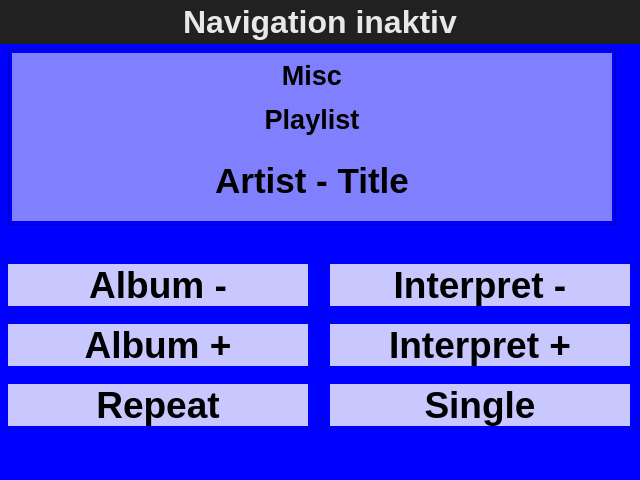
<?xml version="1.0" encoding="UTF-8"?>
<ui version="4.0">
 <class>mp3player</class>
 <widget class="QMainWindow" name="mp3player">
  <property name="geometry">
   <rect>
    <x>0</x>
    <y>0</y>
    <width>640</width>
    <height>480</height>
   </rect>
  </property>
  <property name="sizePolicy">
   <sizepolicy hsizetype="Fixed" vsizetype="Fixed">
    <horstretch>0</horstretch>
    <verstretch>0</verstretch>
   </sizepolicy>
  </property>
  <property name="minimumSize">
   <size>
    <width>640</width>
    <height>480</height>
   </size>
  </property>
  <property name="maximumSize">
   <size>
    <width>640</width>
    <height>480</height>
   </size>
  </property>
  <property name="windowTitle">
   <string>MainWindow</string>
  </property>
  <widget class="QWidget" name="centralWidget">
   <property name="sizePolicy">
    <sizepolicy hsizetype="Fixed" vsizetype="Fixed">
     <horstretch>0</horstretch>
     <verstretch>0</verstretch>
    </sizepolicy>
   </property>
   <property name="minimumSize">
    <size>
     <width>640</width>
     <height>480</height>
    </size>
   </property>
   <property name="maximumSize">
    <size>
     <width>640</width>
     <height>480</height>
    </size>
   </property>
   <property name="toolTip">
    <string notr="true"/>
   </property>
   <property name="statusTip">
    <string notr="true"/>
   </property>
   <property name="whatsThis">
    <string notr="true"/>
   </property>
   <property name="accessibleName">
    <string notr="true"/>
   </property>
   <property name="accessibleDescription">
    <string notr="true"/>
   </property>
   <property name="styleSheet">
    <string notr="true">background-color: rgb(0, 0, 127);
background-color: rgb(0, 0, 255);
alternate-background-color: rgb(2, 2, 2);</string>
   </property>
   <widget class="QLabel" name="top_label">
    <property name="geometry">
     <rect>
      <x>0</x>
      <y>0</y>
      <width>640</width>
      <height>44</height>
     </rect>
    </property>
    <property name="sizePolicy">
     <sizepolicy hsizetype="Fixed" vsizetype="Fixed">
      <horstretch>0</horstretch>
      <verstretch>0</verstretch>
     </sizepolicy>
    </property>
    <property name="minimumSize">
     <size>
      <width>640</width>
      <height>44</height>
     </size>
    </property>
    <property name="maximumSize">
     <size>
      <width>640</width>
      <height>44</height>
     </size>
    </property>
    <property name="font">
     <font>
      <family>MS Shell Dlg 2</family>
      <pointsize>24</pointsize>
      <weight>75</weight>
      <bold>true</bold>
     </font>
    </property>
    <property name="toolTip">
     <string notr="true"/>
    </property>
    <property name="statusTip">
     <string notr="true"/>
    </property>
    <property name="whatsThis">
     <string notr="true"/>
    </property>
    <property name="accessibleName">
     <string notr="true"/>
    </property>
    <property name="accessibleDescription">
     <string notr="true"/>
    </property>
    <property name="styleSheet">
     <string notr="true">background-color: rgb(33, 33, 33);
color: rgb(232, 232, 232);</string>
    </property>
    <property name="text">
     <string>Navigation inaktiv</string>
    </property>
    <property name="alignment">
     <set>Qt::AlignCenter</set>
    </property>
    <property name="wordWrap">
     <bool>true</bool>
    </property>
   </widget>
   <widget class="QStackedWidget" name="stackedWidget">
    <property name="geometry">
     <rect>
      <x>0</x>
      <y>44</y>
      <width>640</width>
      <height>424</height>
     </rect>
    </property>
    <property name="minimumSize">
     <size>
      <width>640</width>
      <height>424</height>
     </size>
    </property>
    <property name="maximumSize">
     <size>
      <width>640</width>
      <height>424</height>
     </size>
    </property>
    <property name="currentIndex">
     <number>0</number>
    </property>
    <widget class="QWidget" name="mp3">
     <widget class="QLabel" name="label6">
      <property name="geometry">
       <rect>
        <x>330</x>
        <y>340</y>
        <width>300</width>
        <height>42</height>
       </rect>
      </property>
      <property name="sizePolicy">
       <sizepolicy hsizetype="Fixed" vsizetype="Fixed">
        <horstretch>0</horstretch>
        <verstretch>0</verstretch>
       </sizepolicy>
      </property>
      <property name="minimumSize">
       <size>
        <width>300</width>
        <height>42</height>
       </size>
      </property>
      <property name="maximumSize">
       <size>
        <width>300</width>
        <height>42</height>
       </size>
      </property>
      <property name="font">
       <font>
        <pointsize>28</pointsize>
        <weight>75</weight>
        <bold>true</bold>
       </font>
      </property>
      <property name="toolTip">
       <string notr="true"/>
      </property>
      <property name="statusTip">
       <string notr="true"/>
      </property>
      <property name="whatsThis">
       <string notr="true"/>
      </property>
      <property name="accessibleName">
       <string notr="true"/>
      </property>
      <property name="accessibleDescription">
       <string notr="true"/>
      </property>
      <property name="styleSheet">
       <string notr="true">background-color: rgb(200, 200, 255);</string>
      </property>
      <property name="text">
       <string>Single</string>
      </property>
      <property name="alignment">
       <set>Qt::AlignCenter</set>
      </property>
     </widget>
     <widget class="QLabel" name="label3">
      <property name="geometry">
       <rect>
        <x>8</x>
        <y>340</y>
        <width>300</width>
        <height>42</height>
       </rect>
      </property>
      <property name="sizePolicy">
       <sizepolicy hsizetype="Fixed" vsizetype="Fixed">
        <horstretch>0</horstretch>
        <verstretch>0</verstretch>
       </sizepolicy>
      </property>
      <property name="minimumSize">
       <size>
        <width>300</width>
        <height>42</height>
       </size>
      </property>
      <property name="maximumSize">
       <size>
        <width>300</width>
        <height>42</height>
       </size>
      </property>
      <property name="font">
       <font>
        <pointsize>28</pointsize>
        <weight>75</weight>
        <bold>true</bold>
        <strikeout>false</strikeout>
       </font>
      </property>
      <property name="toolTip">
       <string notr="true"/>
      </property>
      <property name="statusTip">
       <string notr="true"/>
      </property>
      <property name="whatsThis">
       <string notr="true"/>
      </property>
      <property name="accessibleName">
       <string notr="true"/>
      </property>
      <property name="accessibleDescription">
       <string notr="true"/>
      </property>
      <property name="styleSheet">
       <string notr="true">background-color: rgb(200, 200, 255);</string>
      </property>
      <property name="text">
       <string>Repeat</string>
      </property>
      <property name="alignment">
       <set>Qt::AlignCenter</set>
      </property>
     </widget>
     <widget class="QLabel" name="label2">
      <property name="geometry">
       <rect>
        <x>8</x>
        <y>280</y>
        <width>300</width>
        <height>42</height>
       </rect>
      </property>
      <property name="sizePolicy">
       <sizepolicy hsizetype="Fixed" vsizetype="Fixed">
        <horstretch>0</horstretch>
        <verstretch>0</verstretch>
       </sizepolicy>
      </property>
      <property name="minimumSize">
       <size>
        <width>300</width>
        <height>42</height>
       </size>
      </property>
      <property name="maximumSize">
       <size>
        <width>300</width>
        <height>42</height>
       </size>
      </property>
      <property name="font">
       <font>
        <pointsize>28</pointsize>
        <weight>75</weight>
        <bold>true</bold>
       </font>
      </property>
      <property name="toolTip">
       <string notr="true"/>
      </property>
      <property name="statusTip">
       <string notr="true"/>
      </property>
      <property name="whatsThis">
       <string notr="true"/>
      </property>
      <property name="accessibleName">
       <string notr="true"/>
      </property>
      <property name="accessibleDescription">
       <string notr="true"/>
      </property>
      <property name="styleSheet">
       <string notr="true">background-color: rgb(200, 200, 255);</string>
      </property>
      <property name="text">
       <string>Album +</string>
      </property>
      <property name="alignment">
       <set>Qt::AlignCenter</set>
      </property>
     </widget>
     <widget class="QLabel" name="label1">
      <property name="geometry">
       <rect>
        <x>8</x>
        <y>220</y>
        <width>300</width>
        <height>42</height>
       </rect>
      </property>
      <property name="sizePolicy">
       <sizepolicy hsizetype="Fixed" vsizetype="Fixed">
        <horstretch>0</horstretch>
        <verstretch>0</verstretch>
       </sizepolicy>
      </property>
      <property name="minimumSize">
       <size>
        <width>300</width>
        <height>42</height>
       </size>
      </property>
      <property name="maximumSize">
       <size>
        <width>300</width>
        <height>42</height>
       </size>
      </property>
      <property name="font">
       <font>
        <pointsize>28</pointsize>
        <weight>75</weight>
        <bold>true</bold>
       </font>
      </property>
      <property name="toolTip">
       <string notr="true"/>
      </property>
      <property name="statusTip">
       <string notr="true"/>
      </property>
      <property name="whatsThis">
       <string notr="true"/>
      </property>
      <property name="accessibleName">
       <string notr="true"/>
      </property>
      <property name="accessibleDescription">
       <string notr="true"/>
      </property>
      <property name="styleSheet">
       <string notr="true">background-color: rgb(200, 200, 255);</string>
      </property>
      <property name="text">
       <string>Album -</string>
      </property>
      <property name="alignment">
       <set>Qt::AlignCenter</set>
      </property>
     </widget>
     <widget class="QLabel" name="label4">
      <property name="geometry">
       <rect>
        <x>330</x>
        <y>220</y>
        <width>300</width>
        <height>42</height>
       </rect>
      </property>
      <property name="sizePolicy">
       <sizepolicy hsizetype="Fixed" vsizetype="Fixed">
        <horstretch>0</horstretch>
        <verstretch>0</verstretch>
       </sizepolicy>
      </property>
      <property name="minimumSize">
       <size>
        <width>300</width>
        <height>42</height>
       </size>
      </property>
      <property name="maximumSize">
       <size>
        <width>300</width>
        <height>42</height>
       </size>
      </property>
      <property name="font">
       <font>
        <pointsize>28</pointsize>
        <weight>75</weight>
        <bold>true</bold>
       </font>
      </property>
      <property name="toolTip">
       <string notr="true"/>
      </property>
      <property name="statusTip">
       <string notr="true"/>
      </property>
      <property name="whatsThis">
       <string notr="true"/>
      </property>
      <property name="accessibleName">
       <string notr="true"/>
      </property>
      <property name="accessibleDescription">
       <string notr="true"/>
      </property>
      <property name="styleSheet">
       <string notr="true">background-color: rgb(200, 200, 255);</string>
      </property>
      <property name="text">
       <string>Interpret -</string>
      </property>
      <property name="alignment">
       <set>Qt::AlignCenter</set>
      </property>
     </widget>
     <widget class="QLabel" name="label5">
      <property name="geometry">
       <rect>
        <x>330</x>
        <y>280</y>
        <width>300</width>
        <height>42</height>
       </rect>
      </property>
      <property name="sizePolicy">
       <sizepolicy hsizetype="Fixed" vsizetype="Fixed">
        <horstretch>0</horstretch>
        <verstretch>0</verstretch>
       </sizepolicy>
      </property>
      <property name="minimumSize">
       <size>
        <width>300</width>
        <height>42</height>
       </size>
      </property>
      <property name="maximumSize">
       <size>
        <width>300</width>
        <height>42</height>
       </size>
      </property>
      <property name="font">
       <font>
        <pointsize>28</pointsize>
        <weight>75</weight>
        <bold>true</bold>
       </font>
      </property>
      <property name="toolTip">
       <string notr="true"/>
      </property>
      <property name="statusTip">
       <string notr="true"/>
      </property>
      <property name="whatsThis">
       <string notr="true"/>
      </property>
      <property name="accessibleName">
       <string notr="true"/>
      </property>
      <property name="accessibleDescription">
       <string notr="true"/>
      </property>
      <property name="styleSheet">
       <string notr="true">background-color: rgb(200, 200, 255);</string>
      </property>
      <property name="text">
       <string>Interpret +</string>
      </property>
      <property name="alignment">
       <set>Qt::AlignCenter</set>
      </property>
     </widget>
     <widget class="QFrame" name="main_frame">
      <property name="geometry">
       <rect>
        <x>8</x>
        <y>5</y>
        <width>608</width>
        <height>176</height>
       </rect>
      </property>
      <property name="sizePolicy">
       <sizepolicy hsizetype="Fixed" vsizetype="Fixed">
        <horstretch>0</horstretch>
        <verstretch>0</verstretch>
       </sizepolicy>
      </property>
      <property name="minimumSize">
       <size>
        <width>608</width>
        <height>176</height>
       </size>
      </property>
      <property name="maximumSize">
       <size>
        <width>608</width>
        <height>176</height>
       </size>
      </property>
      <property name="font">
       <font>
        <pointsize>24</pointsize>
        <weight>75</weight>
        <bold>true</bold>
       </font>
      </property>
      <property name="toolTip">
       <string notr="true"/>
      </property>
      <property name="statusTip">
       <string notr="true"/>
      </property>
      <property name="whatsThis">
       <string notr="true"/>
      </property>
      <property name="accessibleName">
       <string notr="true"/>
      </property>
      <property name="accessibleDescription">
       <string notr="true"/>
      </property>
      <property name="autoFillBackground">
       <bool>false</bool>
      </property>
      <property name="frameShape">
       <enum>QFrame::StyledPanel</enum>
      </property>
      <property name="frameShadow">
       <enum>QFrame::Raised</enum>
      </property>
      <widget class="QLabel" name="mp3_misc_2">
       <property name="geometry">
        <rect>
         <x>4</x>
         <y>4</y>
         <width>600</width>
         <height>44</height>
        </rect>
       </property>
       <property name="sizePolicy">
        <sizepolicy hsizetype="Fixed" vsizetype="Fixed">
         <horstretch>0</horstretch>
         <verstretch>0</verstretch>
        </sizepolicy>
       </property>
       <property name="minimumSize">
        <size>
         <width>600</width>
         <height>44</height>
        </size>
       </property>
       <property name="maximumSize">
        <size>
         <width>600</width>
         <height>44</height>
        </size>
       </property>
       <property name="font">
        <font>
         <pointsize>20</pointsize>
         <weight>75</weight>
         <bold>true</bold>
        </font>
       </property>
       <property name="toolTip">
        <string notr="true"/>
       </property>
       <property name="statusTip">
        <string notr="true"/>
       </property>
       <property name="whatsThis">
        <string notr="true"/>
       </property>
       <property name="accessibleName">
        <string notr="true"/>
       </property>
       <property name="accessibleDescription">
        <string notr="true"/>
       </property>
       <property name="styleSheet">
        <string notr="true">background-color: rgb(128, 128, 255);
</string>
       </property>
       <property name="text">
        <string>Misc</string>
       </property>
       <property name="alignment">
        <set>Qt::AlignCenter</set>
       </property>
      </widget>
      <widget class="QLabel" name="mp3_label_playlist_2">
       <property name="geometry">
        <rect>
         <x>4</x>
         <y>48</y>
         <width>600</width>
         <height>44</height>
        </rect>
       </property>
       <property name="sizePolicy">
        <sizepolicy hsizetype="Fixed" vsizetype="Fixed">
         <horstretch>0</horstretch>
         <verstretch>0</verstretch>
        </sizepolicy>
       </property>
       <property name="minimumSize">
        <size>
         <width>600</width>
         <height>44</height>
        </size>
       </property>
       <property name="maximumSize">
        <size>
         <width>600</width>
         <height>44</height>
        </size>
       </property>
       <property name="font">
        <font>
         <family>MS Shell Dlg 2</family>
         <pointsize>20</pointsize>
         <weight>75</weight>
         <bold>true</bold>
        </font>
       </property>
       <property name="toolTip">
        <string notr="true"/>
       </property>
       <property name="statusTip">
        <string notr="true"/>
       </property>
       <property name="whatsThis">
        <string notr="true"/>
       </property>
       <property name="accessibleName">
        <string notr="true"/>
       </property>
       <property name="accessibleDescription">
        <string notr="true"/>
       </property>
       <property name="styleSheet">
        <string notr="true">background-color: rgb(128, 128, 255);</string>
       </property>
       <property name="text">
        <string>Playlist</string>
       </property>
       <property name="alignment">
        <set>Qt::AlignCenter</set>
       </property>
       <property name="wordWrap">
        <bool>true</bool>
       </property>
       <property name="margin">
        <number>2</number>
       </property>
      </widget>
      <widget class="QLabel" name="mp3_label_title_2">
       <property name="geometry">
        <rect>
         <x>4</x>
         <y>92</y>
         <width>600</width>
         <height>80</height>
        </rect>
       </property>
       <property name="sizePolicy">
        <sizepolicy hsizetype="Fixed" vsizetype="Fixed">
         <horstretch>0</horstretch>
         <verstretch>0</verstretch>
        </sizepolicy>
       </property>
       <property name="minimumSize">
        <size>
         <width>600</width>
         <height>80</height>
        </size>
       </property>
       <property name="maximumSize">
        <size>
         <width>600</width>
         <height>80</height>
        </size>
       </property>
       <property name="font">
        <font>
         <pointsize>26</pointsize>
         <weight>75</weight>
         <bold>true</bold>
        </font>
       </property>
       <property name="toolTip">
        <string notr="true"/>
       </property>
       <property name="statusTip">
        <string notr="true"/>
       </property>
       <property name="whatsThis">
        <string notr="true"/>
       </property>
       <property name="accessibleName">
        <string notr="true"/>
       </property>
       <property name="accessibleDescription">
        <string notr="true"/>
       </property>
       <property name="styleSheet">
        <string notr="true">background-color: rgb(128, 128, 255);</string>
       </property>
       <property name="text">
        <string>Artist - Title</string>
       </property>
       <property name="alignment">
        <set>Qt::AlignCenter</set>
       </property>
       <property name="wordWrap">
        <bool>true</bool>
       </property>
      </widget>
     </widget>
    </widget>
    <widget class="QWidget" name="i2c"/>
    <widget class="QWidget" name="navit">
     <property name="sizePolicy">
      <sizepolicy hsizetype="Fixed" vsizetype="Fixed">
       <horstretch>0</horstretch>
       <verstretch>0</verstretch>
      </sizepolicy>
     </property>
     <property name="minimumSize">
      <size>
       <width>320</width>
       <height>212</height>
      </size>
     </property>
     <property name="maximumSize">
      <size>
       <width>320</width>
       <height>212</height>
      </size>
     </property>
     <property name="focusPolicy">
      <enum>Qt::StrongFocus</enum>
     </property>
     <widget class="QWidget" name="x11embedContainer" native="true">
      <property name="geometry">
       <rect>
        <x>0</x>
        <y>0</y>
        <width>320</width>
        <height>212</height>
       </rect>
      </property>
      <property name="sizePolicy">
       <sizepolicy hsizetype="Fixed" vsizetype="Fixed">
        <horstretch>0</horstretch>
        <verstretch>0</verstretch>
       </sizepolicy>
      </property>
      <property name="minimumSize">
       <size>
        <width>320</width>
        <height>212</height>
       </size>
      </property>
      <property name="maximumSize">
       <size>
        <width>320</width>
        <height>212</height>
       </size>
      </property>
     </widget>
    </widget>
   </widget>
  </widget>
 </widget>
 <layoutdefault spacing="6" margin="11"/>
 <resources/>
 <connections/>
</ui>
